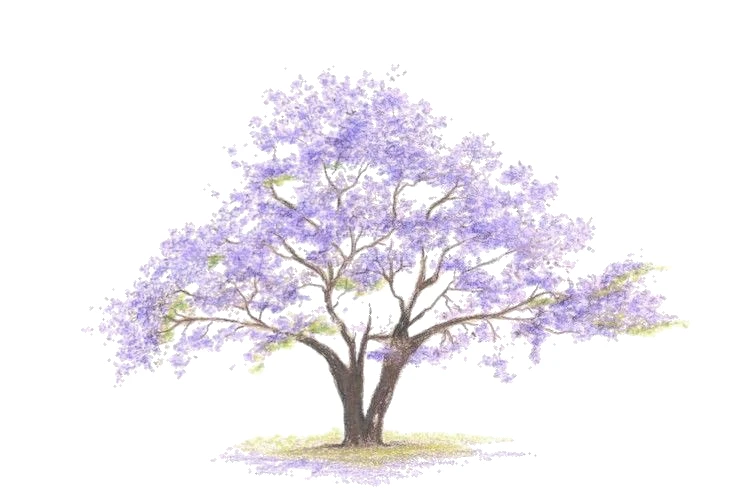
#> input picture src/apps/mobile/screens/onboarding/HealthBasics/parts/BloomReveal/assets/jacaranda-art.webp, 734 x 502 px
$ python prepare_photo_bloom.py assets/jacaranda-art.webp assets/jacaranda-map.png
#> lines starting #> are read from the running program, lines starting #| are printed output that depends on the picture; after the words box and inside, x2 and y2 are one past the last pixel; in counts of white or black regions, pixels touching at a corner belong together
"""Prepare the user-requested cutout and lossless growth map. Requires Pillow + NumPy.
Usage: python prepare_bloom.py INPUT.png OUTPUT_DIRECTORY
Preserves the photographic cutout colors and alpha; the growth map is generated separately.
"""
from pathlib import Path
from collections import deque
import sys
import numpy as np
from PIL import Image, ImageFilter

source, dest = Path(sys.argv[1]), Path(sys.argv[2])
dest.mkdir(parents=True, exist_ok=True)
im = Image.open(source).convert('RGBA')
a = np.array(im)
# Preserve the extracted photograph's colors and antialiasing; suppress only near-zero alpha.
a[..., 3][a[..., 3] < 8] = 0
ys, xs = np.where(a[..., 3] > 32)
assert len(ys), 'Empty photographic cutout'
im = Image.fromarray(a).crop((int(xs.min()), int(ys.min()), int(xs.max()+1), int(ys.max()+1)))
im.thumbnail((592, 904), Image.Resampling.LANCZOS)
#> im: PIL image 592x405 RGBA
art = Image.new('RGBA', (640, 960))
#> art: PIL image 640x960 RGBA; every value is 0
art.alpha_composite(im, ((640-im.width)//2, 960-im.height-28))
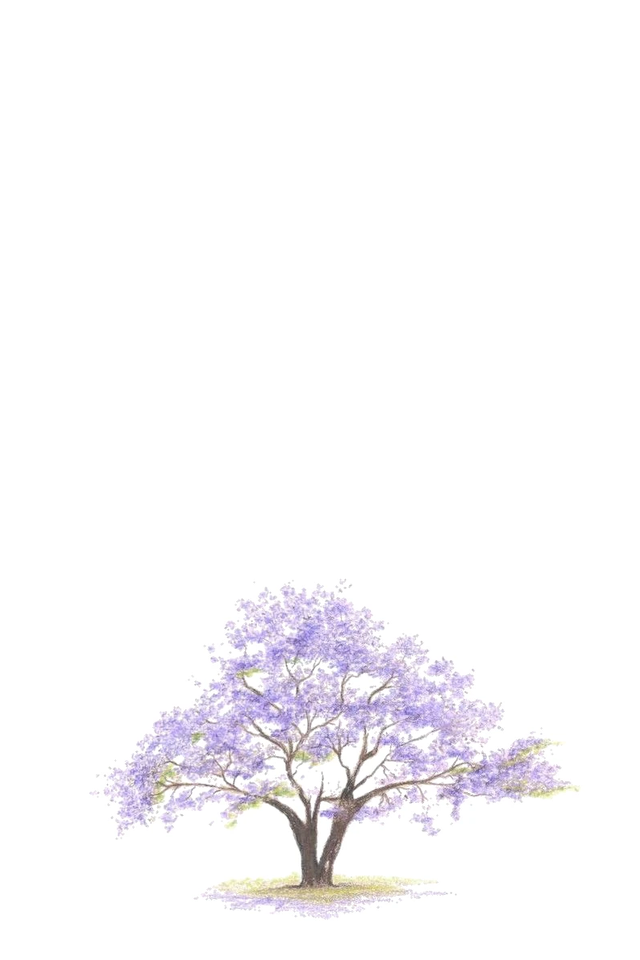
#> art: PIL image 640x960 RGBA; mean R, G, B, A 94.3, 93.1, 95, 99.5; transparent parts drawn white
a = np.array(art)
alpha = a[...,3] > 20
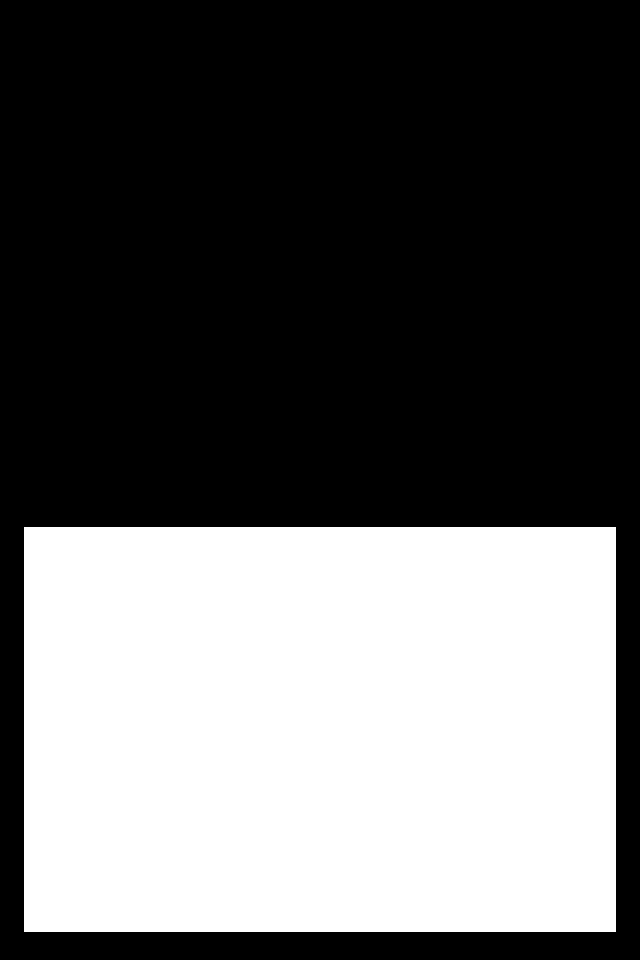
#> alpha: shape (960, 640) bool; 39% white; 1 white region, box (x1, y1, x2, y2) and area: (24, 527, 616, 932) 239760
r,g,b = [a[...,i].astype(float) for i in range(3)]
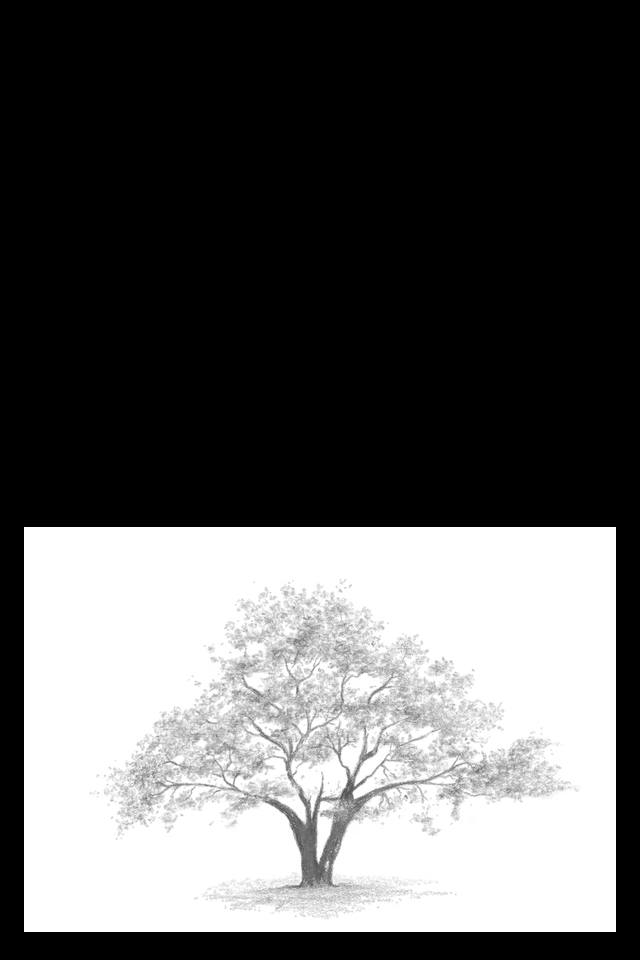
#> r: shape (960, 640) float64; min 0, max 255, mean 94.3
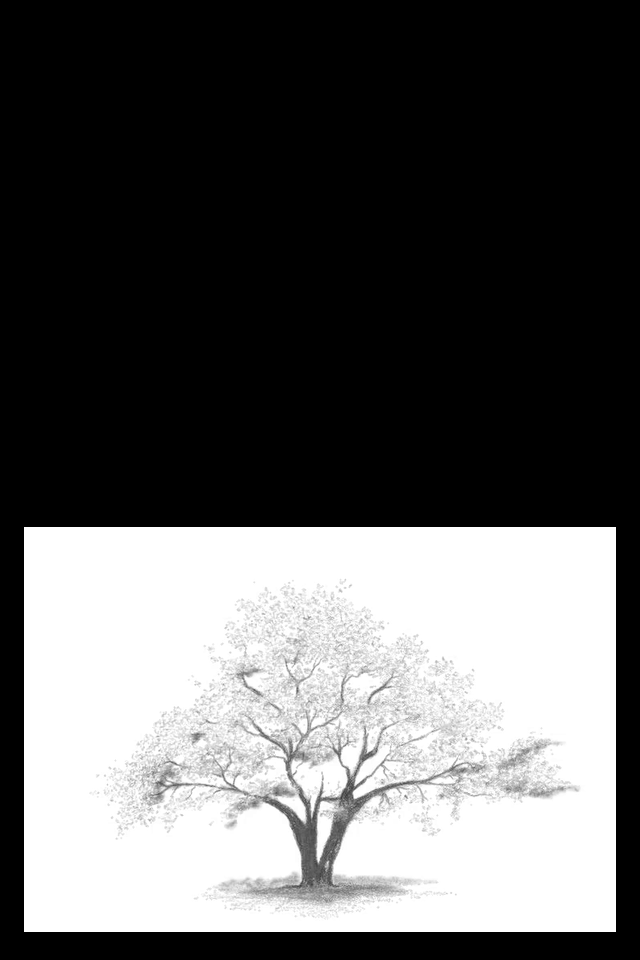
#> b: shape (960, 640) float64; min 0, max 255, mean 95
wood = alpha & (r > b*1.07) & (g > b*.9) & (r >= g*.95) & (r+g+b < 500) & (r-g < 70)
#> wood: shape (960, 640) bool; 0.8% white; 131 white regions (119 under 20 px), largest, box (x1, y1, x2, y2) and area: (258, 736, 415, 893) 3817, (270, 740, 300, 777) 232, (152, 781, 193, 797) 116
# A 3px closure bridges antialias gaps along thin branches without imposing a sweep.
mask = np.array(Image.fromarray(wood.astype('uint8')*255).filter(ImageFilter.MaxFilter(3))) > 0
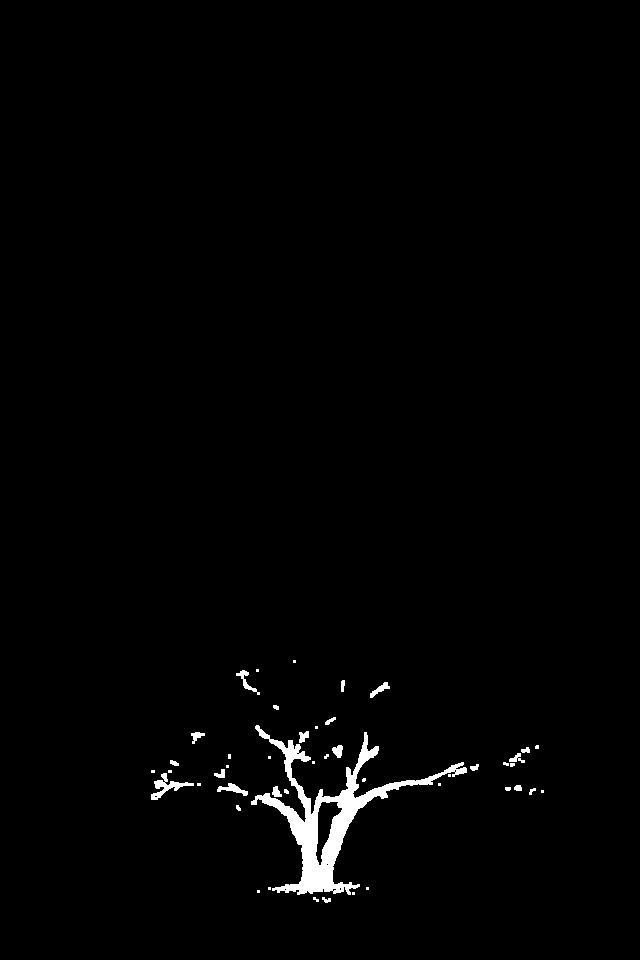
#> mask: shape (960, 640) bool; 1.4% white; 46 white regions (23 under 20 px), largest, box (x1, y1, x2, y2) and area: (251, 725, 467, 895) 6480, (151, 773, 194, 800) 358, (217, 783, 248, 796) 167
h,w = mask.shape
#> h = 960; w = 640
ys,xs = np.where(wood)
#> ys = 4892 values from 661 to 901; xs = 4892 values, max 542 at index 1436, min 152 at index 794, mean 321.1
assert len(ys)>100, 'No bark detected; tune the documented color thresholds.'
# Locate the lowest bark, rather than assuming the photographed trunk is centered.
bottom = ys.max()
#> bottom = 901
base_x = np.median(xs[ys >= bottom-3])
#> base_x = 325
root_index = np.argmin((xs-base_x)**2 + (ys-bottom)**2)
#> root_index = 4889
root = (int(ys[root_index]),int(xs[root_index]))
#> root = (900, 325)
dist = np.full((h,w),-1,dtype=np.int32)
dist[root]=0
q=deque([root])
while q:
    y,x=q.popleft()
    for dy,dx in ((0,1),(1,0),(0,-1),(-1,0),(1,1),(-1,-1),(1,-1),(-1,1)):
        yy,xx=y+dy,x+dx
        if 0<=yy<h and 0<=xx<w and mask[yy,xx] and dist[yy,xx]<0:
            dist[yy,xx]=dist[y,x]+1
            q.append((yy,xx))
#> this loop made 34 passes
#> (y, x) on passes 1 to 12: (900, 325), (900, 326), (901, 325), (900, 324), (899, 325), (901, 326), (899, 324), (901, 324), (899, 326), (900, 327), (901, 327), (902, 325)
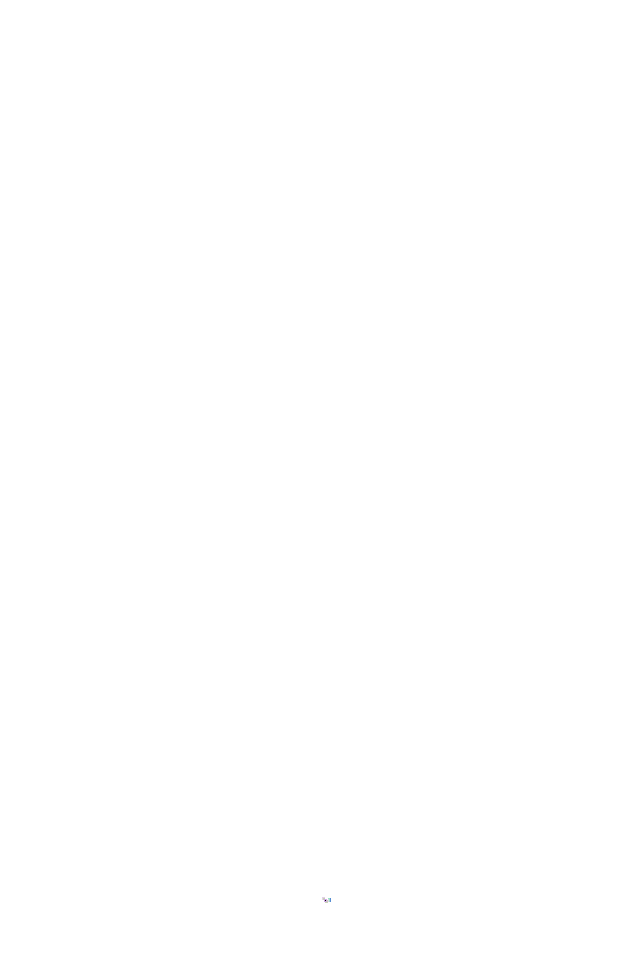
#> dist: shape (960, 640) int32; 7 distinct labels, from -1 to 5; one colour per label, 0 black, -1 white
connected=dist>=0
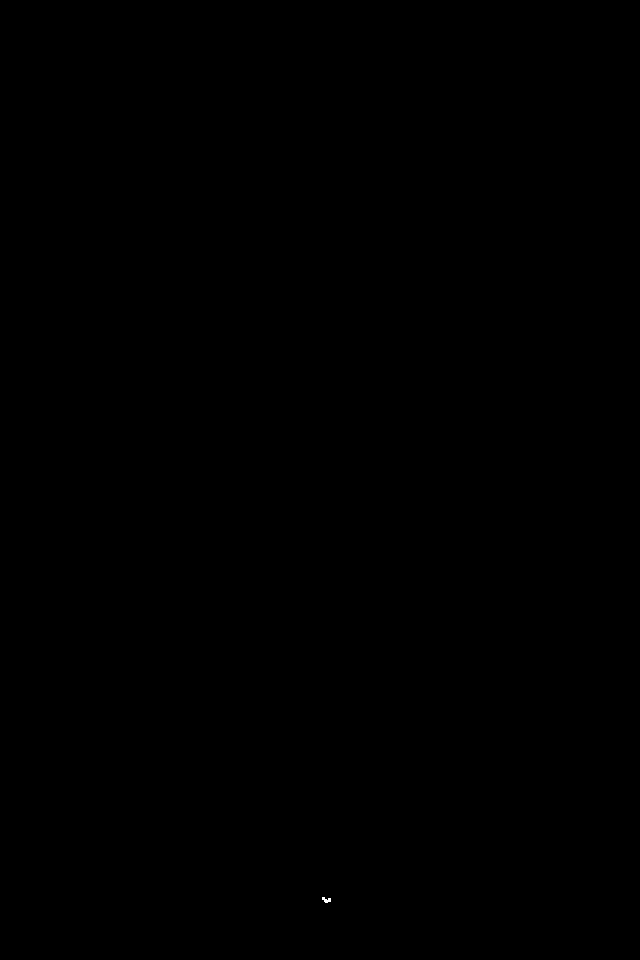
#> connected: shape (960, 640) bool; 0.01% white in thin lines or dots, all inside (x1, y1, x2, y2) = (322, 897, 331, 903)
detected_wood = wood.copy()
# Dark flower centers and disconnected branch fragments emerge with their surrounding canopy.
wood = wood & connected
#> wood: shape (960, 640) bool; 0% white in thin lines or dots, all inside (x1, y1, x2, y2) = (323, 898, 330, 902)
#> (the run stopped early here; a loop or call above may not have finished)
